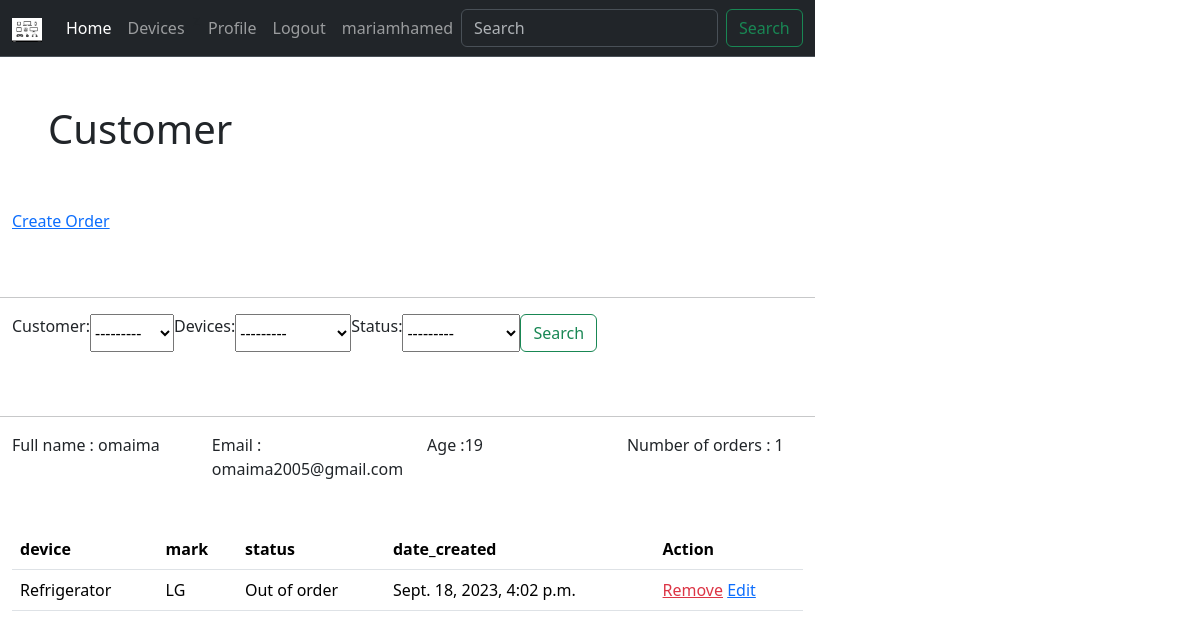
Page /customer/1 (signed in) on the committed database.
### Electronicsstore/models.py (models this page shows)
class Customer(models.Model):
    name  = models.CharField(max_length = 90, null =True)
    email = models.CharField(max_length = 90, null = True)
    phone = models.CharField(max_length = 90, null = True)
    age   = models.CharField(max_length = 90, null = True)
    date_created =models.DateTimeField(auto_now_add = True , null=True)
    def __str__(self):
        return self.name

class Order(models.Model):
    STATUS= (
        ('Pending','Pending'),
        ('Delivered','Delivered'),
        ('In progress' , 'In progress'),
        ('Out of order', 'out of ordfer'),
    )
    customer = models.ForeignKey( Customer, null = True , on_delete=models.SET_NULL)
    devices = models.ForeignKey(Devices,null = True ,on_delete =models.SET_NULL )
    date_created =models.DateTimeField(auto_now_add = True , null=True)
    status = models.CharField(max_length =99 , null =True ,choices =STATUS)

class Devices(models.Model):
    STATUSs = (
        ('Technology','Technology'),
        ('Household devices','Household devices'),
    )
    STATUS = (
        ('Iphone','Iphone'),
        ('Samsung','Samsung'),
        ('Huawei','Huawei'),
        ('LG','LG'),
        ('Sony','Sony'),
        ('TOSHIBA','TOSHIBA'),
    )
    type =  models.CharField(max_length = 60 ,null = True ,choices =STATUSs)
    name  = models.CharField(max_length = 60 ,null = True)
    price = models.FloatField(null = True)
    mark  = models.CharField(max_length = 60 ,null = True ,choices =STATUS)
    features = models.CharField(max_length = 60 ,null = True)
    date_created =models.DateTimeField(auto_now_add = True , null=True)
    def __str__(self):
        return self.name

### Electronicsstore/views.py (the view)
# urls.py: path('customer/<str:pK>' , views.customer , name = "customer"),
def customer(request,pK):
     customer = Customer.objects.get(id=pK)
     orders = customer.order_set.all()
     number_order = orders.count()
     searchFilter = OrderFilter(request.GET , queryset = orders)
     orders = searchFilter.qs #(بيظهرلي المطلوب فقط  اي المكتوب ف عمليه البحث)
     context ={'customers':customer ,
              'orders':orders,
              'number_order' : number_order ,
              'myFilter' : searchFilter ,
      }
     return render(request ,'Electronicsstore/customer.html',context )

### Electronicsstore/templates/Electronicsstore/customer.html
{% extends 'Electronicsstore/main.html' %}
{% block content %}
<h1  class = "p-5">Customer</h1>
<div class="container pb-5">
  <div class="row">
    <div class="col">
      <a href = "{% url 'create' customers.id %}"> Create Order </a>
    </div>
  </div>
</div>
<hr>
<div class="container pb-5">
  <div class="row">
    <div class="col">
      <form class="d-flex"  method = "GET">
        {{ myFilter.form}}
        <button class="btn btn-outline-success" type="submit">Search</button>
      </form>
    </div>
  </div>
</div>
<hr>
<div class="container pb-5">
    <div class="row">
      <div class="col">
      Full name : {{customers.name}}
      </div>
      <div class="col">
       Email : {{customers.email}}
      </div>
      <div class="col">
         Age :{{customers.age}}
      </div>
      <div class="col">
        Number of orders : {{number_order}}
     </div>
    </div>
  </div>
 <div class = "container">
<table class="table">
    <thead>
      <tr>
        <th scope="col">device</th>
        <th scope="col">mark</th>
        <th scope="col">status</th>
        <th scope="col">date_created </th>
        <th scope="col">Action</th>
      </tr>
    </thead>
    <tbody>
        <tr>
            {% for item in  orders  %}
            <td>{{item.devices}}</td>
            <td>{{item.devices.mark}}</td>
            <td>{{item.status}}</td>
             <td>{{item.date_created}}</td>
             <td>{{item.Action}}
            <a class = "text-danger" href= {% url 'delete' item.id %} >Remove</a>
            <a href={% url 'update' item.id %} >Edit</a>
             </td>
          </tr>
      {% endfor %}
    </tbody>
  </table>
 </div>
{% endblock %}

### Electronicsstore/templates/Electronicsstore/navbar.html (shortened to what this page needs)
{% load static %}
<nav class="navbar navbar-expand-lg navbar bg-dark border-bottom border-body" data-bs-theme="dark">
    <div class="container-fluid">
      <a class="navbar-brand" href={% url 'home'%}><img src="{% static '/images/device.png' %}" alt="Bootstrap" width="30" height="24"></a>
      <div class="collapse navbar-collapse" id="navbarSupportedContent">
        <ul class="navbar-nav me-auto mb-2 mb-lg-0">
          <li class="nav-item">
            <a class="nav-link active" aria-current="page" href = {% url 'home'%}>Home</a>
          </li>
          <li class="nav-item">
            <a class="nav-link" href= {% url 'devices' %}>Devices</a>
          </li>z
          <li class="nav-item">
            <a class="nav-link" href= {% url 'profile'%}>Profile</a>
          </li>
          <li class="nav-item">
            <a class="nav-link" href= {% url 'logout'%}>Logout</a>
          </li>
          <li class="nav-item">
            <a class="nav-link" href="#">{{request.user}}</a>
          </li>
        </ul>
        <form class="d-flex" role="search">
          <input class="form-control me-2" type="search" placeholder="Search" aria-label="Search">
          <button class="btn btn-outline-success" type="submit">Search</button>
        </form>
      </div>
    </div>
  </nav>

### Electronicsstore/templates/Electronicsstore/main.html (style rules this page uses)
body { display: flex; margin: 0; background-color : powerblue }

### rows in the picture
Customer: name "omaima", email "omaima2005@gmail.com", age "19"
Order: devices "Refrigerator", devices.mark "LG", status "Out of order", date_created "Sept. 18, 2023, 4:02 p.m."

### other values in the picture
{{ request.user }} "mariamhamed"
{{ number_order }} "1"
